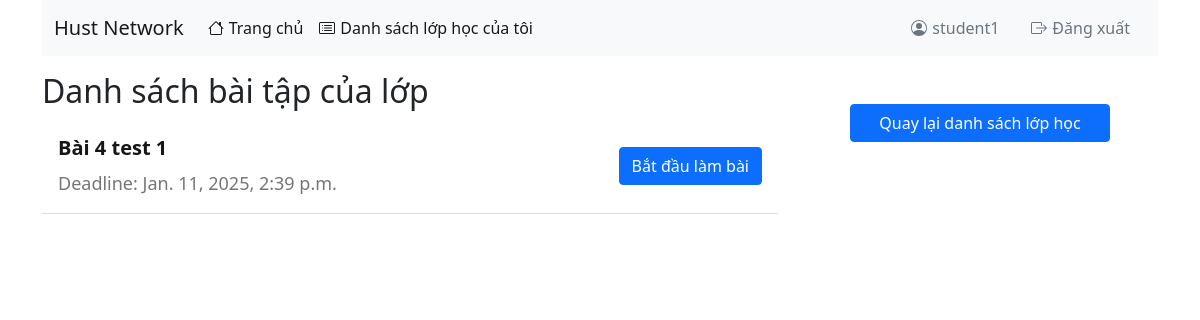
The page /student_class_detail/12/ (signed in) on the database its author committed.
### apps/models.py (models this page shows, shortened)
class Assignment(models.Model):
    class_id = models.ForeignKey(Class, on_delete=models.CASCADE, related_name='assignments')
    name = models.CharField(max_length=255)
    creation_date = models.DateTimeField(auto_now_add=True)
    deadline = models.DateTimeField()
    title = models.CharField(max_length=200)
    ROLE_CHOICES_A = (
        (0, 'Bài thực hành 4'),
        (1, 'Bài thực hành 5'),
    )
    role = models.IntegerField(choices=ROLE_CHOICES_A, default=0)

### apps/views.py (the view)
# urls.py: path('student_class_detail/<int:class_id>/', views.student_class_detail, name='student_class_detail'),
@decorators.login_required(login_url = '/login/')
def student_class_detail(request, class_id):
    student = request.user
    class_obj = get_object_or_404(Class, id=class_id, students=student)
    assignments = Assignment.objects.filter(class_id=class_obj)
    submissions = {}
    for assignment in assignments:
        submission = assignment.submissions.filter(student=student).first()
        if submission:
            submissions[assignment.id] = submission
    return render(request, 'apps/student/class_detail.html', {
        'class_obj': class_obj,
        'assignments': assignments,
        'submissions': submissions
    })

### apps/context_processors.py (called while the page is built)
def current_datetime(request):
    return {
        'now': timezone.now()
    }

### apps/templates/apps/student/class_detail.html (shortened to what this page needs)
<!DOCTYPE html>
<html lang="en">
<head>
    <link href="https://cdn.jsdelivr.net/npm/bootstrap@5.0.2/dist/css/bootstrap.min.css" rel="stylesheet" />
</head>
<body>
    <div class="container">
        {% include 'apps/partials/nav-student.html' %}
        <div class="row">
            <div class="col-12 col-md-8">
                <h2 class="mt-3">Danh sách bài tập của lớp {{ class_instance.name }}</h2>
                <ul class="list-unstyled">
                    {% for assignment in assignments %}
                        <li class="class-list-item">
                            <div class="class-details">
                                <div class="class-title">{{ assignment.name }}</div>
                                <div class="class-code">Deadline: {{ assignment.deadline }}</div>
                            </div>
                            {% if assignment.id in submissions %}
                                <a href="{% url 'view_result' assignment.id %}" class="btn btn-success">Xem kết quả</a>
                            {% else %}
                                {% if assignment.deadline|date:"U" > now|date:"U" %}
                                    <a href="{% url 'assignment_detail' assignment.id %}" class="btn btn-primary">Bắt đầu làm bài</a>
                                {% else %}
                                    <span class="text-danger fw-bold">Đã qua deadline</span>
                                {% endif %}
                            {% endif %}
                        </li>
                    {% endfor %}
                </ul>
            </div>
            <div class="col-12 col-md-4">
                <a href="{% url 'student_classes' %}" class="btn btn-primary mt-5 mx-5 d-flex justify-content-center">Quay lại danh sách lớp học</a>
            </div>
        </div>
    </div>
</body>
</html>

### apps/templates/apps/partials/nav-student.html (shortened to what this page needs)
<nav class="navbar navbar-expand-lg navbar-light bg-light">
  <div class="container-fluid">
    <a class="navbar-brand" href="{% url 'home-student' %}">Hust Network</a>
    <div class="collapse navbar-collapse" id="navbarSupportedContent">
      <ul class="navbar-nav me-auto mb-2 mb-lg-0">
        <li class="nav-item">
          <a
            class="nav-link active"
            aria-current="page"
            href="{% url 'home-student' %}"
            style="display: flex; align-items: center; font-weight: 500"
          >
            Trang chủ
          </a>
        </li>
        <li class="nav-item">
          <a
            class="nav-link active"
            aria-current="page"
            href="{% url 'student_classes' %}"
            style="display: flex; align-items: center; font-weight: 500"
            >Danh sách lớp học của tôi</a
          >
        </li>
      </ul>
      <div class="nav-item">
        <a
          class="nav-link active text-secondary"
          aria-current="page"
          href="#"
          style="display: flex; align-items: center; font-weight: 500"
          >{{ request.user.username }}</a
        >
      </div>
      <div class="nav-item">
        <a
          class="nav-link active text-secondary"
          aria-current="page"
          href="{% url 'logout' %}"
          style="display: flex; align-items: center; font-weight: 500"
          onclick="return confirmLogout(event)"
        >
          Đăng xuất
        </a>
      </div>
    </div>
  </div>
</nav>

### apps/templates/apps/student/class_detail.html (style rules this page uses)
.class-list-item { display: flex; align-items: center; padding: 1rem; border-bottom: 1px solid #ddd; }
.class-details { flex-grow: 1; }
.class-title { margin-bottom: 8px !important; color: #171717 !important; font-size: 20px !important; font-weight: 650 !important; line-height: 1.4 !important; overflow: hidden; text-overflow: ellipsis; display: -webkit-box !important; -webkit-line-clamp: 1; -webkit-box-orient: vertical; }
.class-code { color: #767676; font-size: 18px; }

### rows shown on the page
Assignment: name "Bài 4 test 1", deadline "Jan. 11, 2025, 2:39 p.m.", shows "Bắt đầu làm bài"

### other values the page prints
{{ request.user.username }} "student1"
